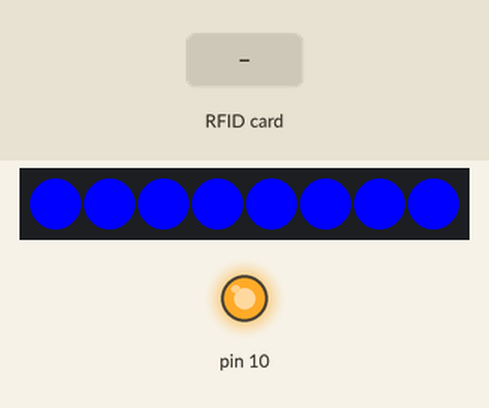
Simulated run of this sketch. Board: Arduino Uno, built with avr-gcc and run on an emulated ATmega328P. Shown: 8 RGB LEDs in strip order, left to right, output pins drawn as LEDs (lit = HIGH). The inputs (shaded band) are chosen by the test bench. WiFi joins after 1.5 s; servers stay silent unless stated; uploads are accepted with an empty reply.

Above: at 6.2 s.
6.3 s: RFID card 5E 7A 19 C4 held to the reader
At 7.0 s:
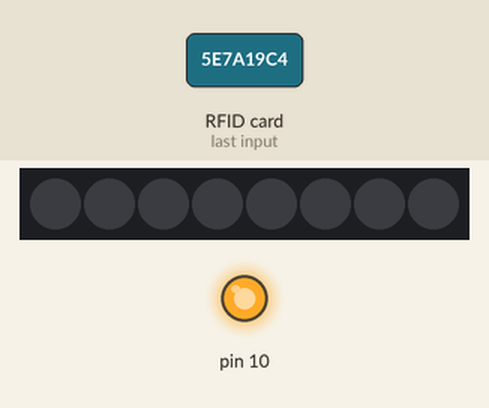
At 8.2 s:
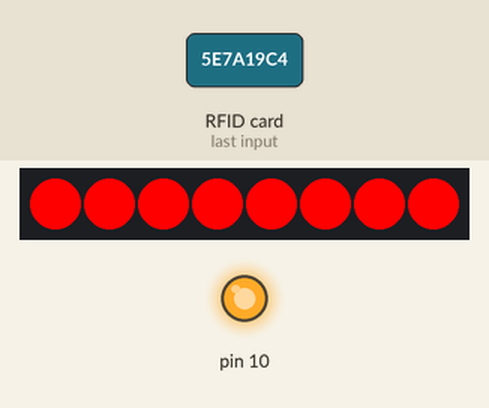
Timing chart, 0 to 12.1 s (numbered marks = the images above; inputs shaded):
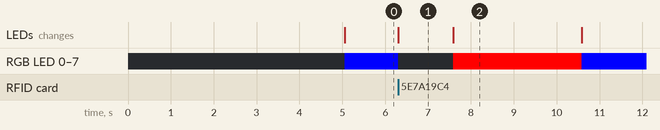

Measured:
- after the input at 6.3 s, RGB LED 0–7: RGB(0, 0, 255) → off at once, → RGB(255, 0, 0) 1.3 s later, → RGB(0, 0, 255) 3.0 s later; the LEDs: change at once (image 1)
- what the display in image 1 shows lasts 1.3 s, from 6.3 s to 7.6 s

The sketch:

timeclock.ino
```cpp
#include <Ethernet.h>
#include <FastLED.h>
#include <SPI.h>
#include <MFRC522.h>
#include <Keypad.h>

#define NUM_LEDS 8
#define DATA_PIN A0

CRGB leds[NUM_LEDS];

#define RST_PIN         9          // Configurable, see typical pin layout above
#define SS_PIN          8         // Configurable, see typical pin layout above

MFRC522 mfrc522(SS_PIN, RST_PIN);  // Create MFRC522 instance

byte mac[] = {0xA8, 0x61, 0x0A, 0xAE, 0x65, 0x15 }; //arduino mac
IPAddress ip(169, 254, 33, 154); //arduino IP
char server[] = "169.254.33.153"; //server/database IP

String rcv; //response is stored here

EthernetClient client;
int port = 80; //server port

String currTag;

void setup() {
  pinMode(A0, OUTPUT);
  FastLED.addLeds<NEOPIXEL, DATA_PIN>(leds, NUM_LEDS);
  for (int dot = 0; dot < NUM_LEDS; dot++) {
    leds[dot] = CRGB::Black;
  }
  FastLED.show();
  SPI.begin();      // Init SPI bus
  Ethernet.begin(mac, ip);
  Serial.println("Setting up...");
  mfrc522.PCD_Init();   // Init MFRC522
  delay(5000);
  Serial.println("Ready");
}


void loop() {

  for (int dot = 0; dot < NUM_LEDS; dot++) {
    leds[dot] = CRGB::Blue;
  }
  FastLED.show();
  if ( ! mfrc522.PICC_IsNewCardPresent()) {
    return;
  }
  if ( ! mfrc522.PICC_ReadCardSerial()) {
    return;
  }

  currTag = "";
  for (byte j = 0; j < mfrc522.uid.size; j++) {
    currTag.concat(String(mfrc522.uid.uidByte[j] < 0x10 ? " 0" : " "));
    currTag.concat(String(mfrc522.uid.uidByte[j], HEX));
  }
  currTag.replace(" ", "");
  currTag.toLowerCase();
  Serial.println("Sending tag: ");
  Serial.println(currTag);
  for (int dot = 0; dot < NUM_LEDS; dot++) {
    leds[dot] = CRGB::Black;
  }
  FastLED.show();
  checkUUID();
}


void successLED() {
  for (int dot = 0; dot < NUM_LEDS; dot++) {
    leds[dot] = CRGB::Green;
  }
  FastLED.show();
  Serial.println("Access is granted");
  delay(3000);
}

void failLED() {
  for (int dot = 0; dot < NUM_LEDS; dot++) {
    leds[dot] = CRGB::Red;
  }
  FastLED.show();
  Serial.println("Access is Denied");
  delay(3000);
}


void checkUUID() {
  if (client.connect(server, port)) {
    Serial.println("Connection established 1");
    client.print(String("GET ") + "/timeclock.php?uuid=" + currTag + " HTTP/1.1\r\n" + "Host: " + server + "\r\n" + "Connection: close\r\n\r\n"); //GET request
    unsigned long timeout = millis();
    while (client.available() == 0) {
      if (millis() - timeout > 25000) {
        return;
      }
    }
    while (client.available()) {
      rcv = client.readStringUntil('}');
    }
    client.stop();
  }
  else {
    Serial.println("Connection failed");
  }
  rcv.remove(0, (rcv.indexOf('[')));

  Serial.println("Server sent back: ");
  Serial.println(rcv);


  if (rcv.equals("[Swipe logged]")  ) {
    successLED();
  } else {
    failLED();
  }
}
```
